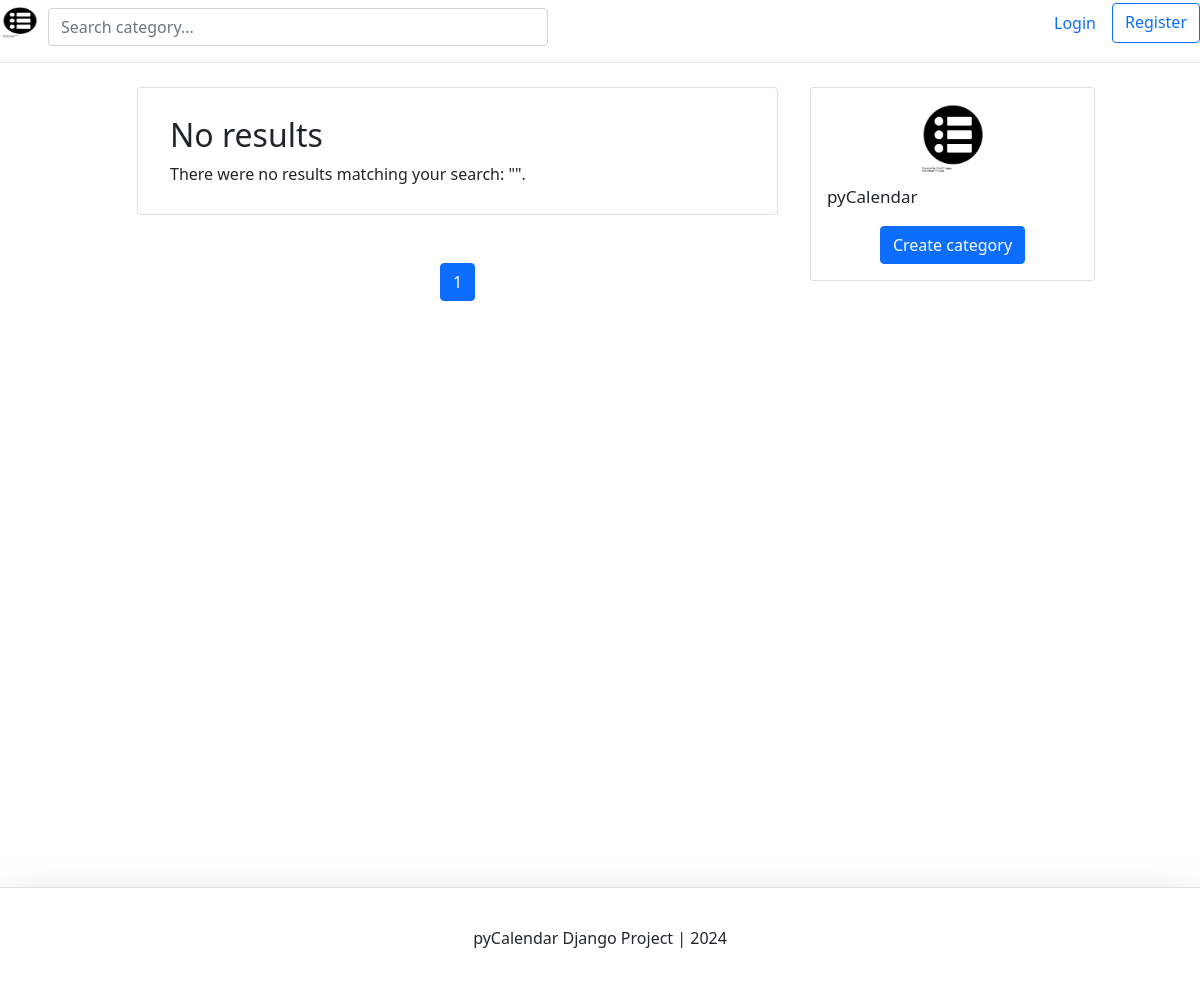
The app's page /?page=3, older data.
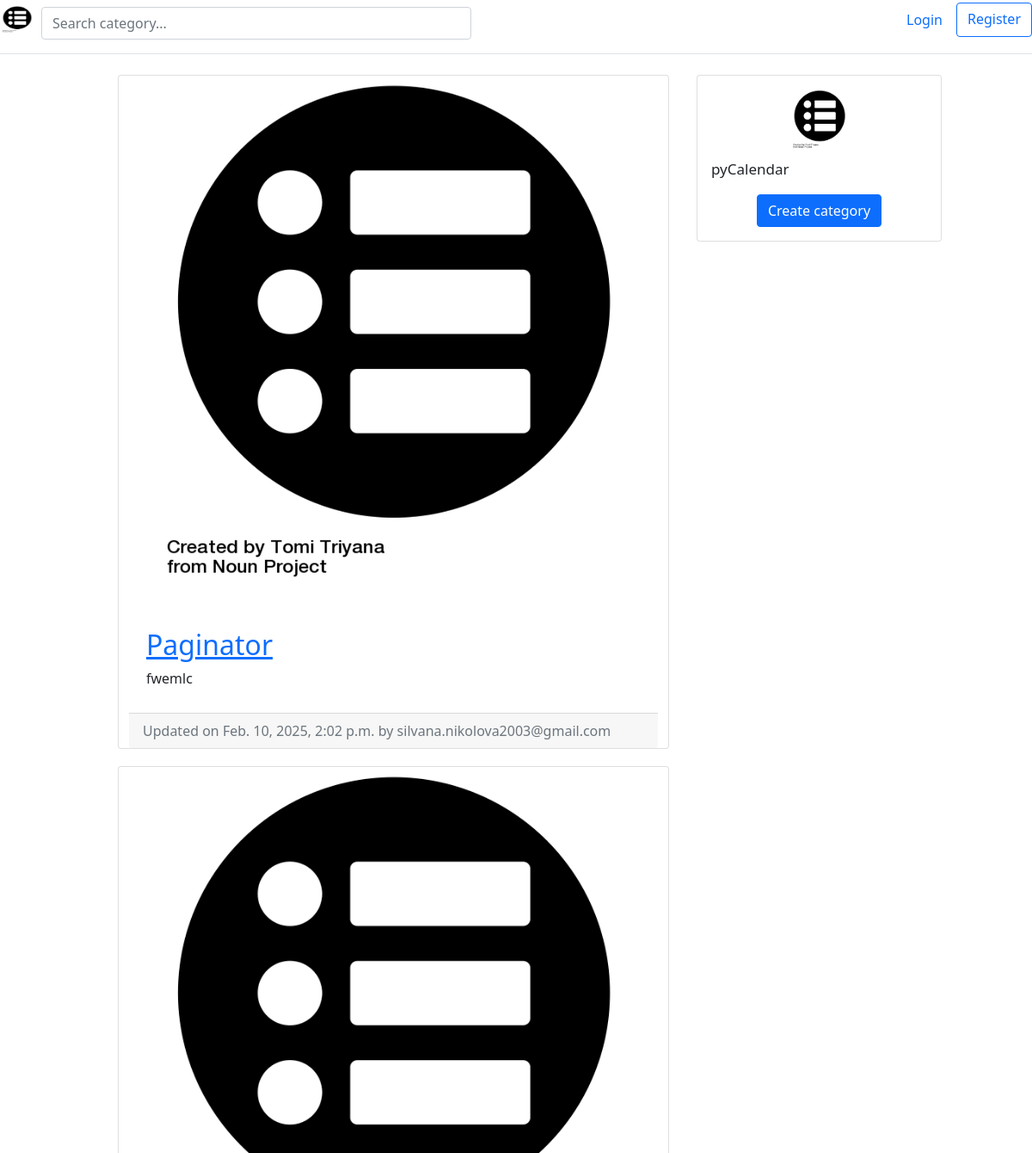
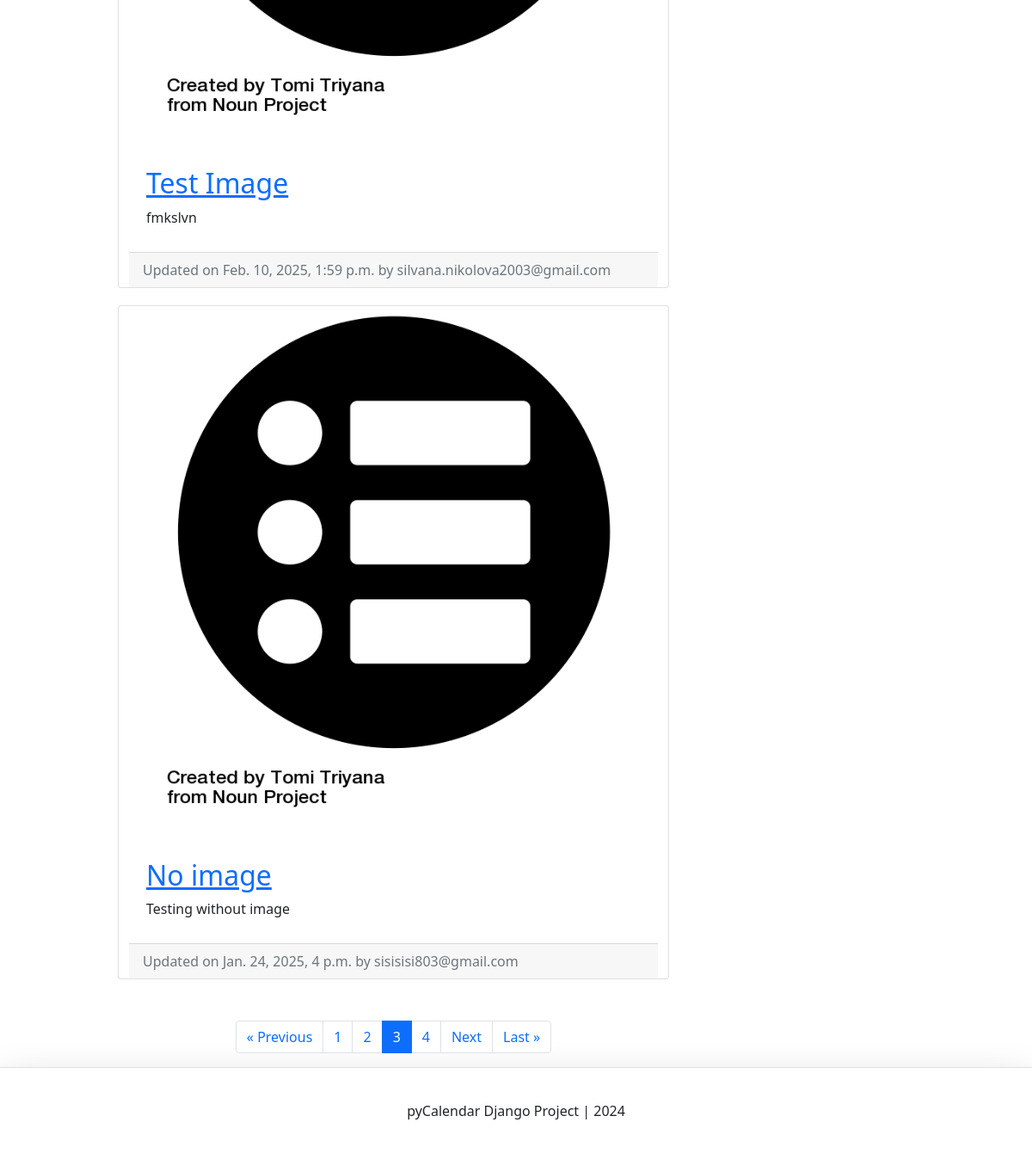
The same page, newer data (2 pictures, top to bottom).
### event/models.py (models this page shows, shortened)
class EventCategory(models.Model):
    PRIORITY = [
        ("H", "High"),
        ("M", "Medium"),
        ("L", "Low"),
    ]
    name = models.CharField(max_length=60, null=False, blank=False)
    description = models.TextField(max_length=255, null=False, blank=False)
    priority = models.CharField(max_length=10, choices=PRIORITY)
    image = models.ImageField(upload_to=upload_location, default='default/default_category_logo.png') ## TODO Test
    created_user = models.ForeignKey(settings.AUTH_USER_MODEL, on_delete=models.CASCADE)
    created_date = models.DateTimeField(auto_now_add=True, verbose_name="date created")
    updated_date = models.DateTimeField(auto_now=True, verbose_name="date updated")
    slug = models.SlugField(blank=True, unique=True)

### account/models.py (models this page shows, shortened)
class Account(AbstractBaseUser):
    email = models.EmailField(verbose_name="email", max_length=60, unique=True)
    username = models.CharField(max_length=30, unique=True)
    date_joined = models.DateTimeField(verbose_name="date joined", auto_now_add=True)
    last_login = models.DateTimeField(verbose_name="last login", auto_now_add=True)
    is_admin = models.BooleanField(default=False)
    is_active = models.BooleanField(default=True)
    is_staff = models.BooleanField(default=False)
    is_superuser = models.BooleanField(default=False)
    USERNAME_FIELD = 'email' #С какво да се логват потребителите
    REQUIRED_FIELDS = ['username',] #Какви полета е задължително да попълни потребителят, за да се регистрира
    objects = MyAccountManager()
    def __str__(self):
        return self.email

### personal/views.py (the view)
# urls.py: path('', home_screen_view, name='home'),
def home_screen_view(request):
    context = {}
    query = ""
    if request.GET:
        query = request.GET.get('q', '')
        context['query'] = str(query)
    category_list = sorted(get_category_queryset(query), key=attrgetter('updated_date'), reverse=True)
    page = request.GET.get('page', 1)
    category_paginator = Paginator(category_list, CATEGORY_PER_PAGE)
    try:
        category_list = category_paginator.page(page)
    except PageNotAnInteger:
        category_list = category_paginator.page(CATEGORY_PER_PAGE)
    except EmptyPage:
        category_list = category_paginator.page(category_paginator.num_pages)
    context['category_list'] = category_list
    return render(request, "personal/home.html", context)

### event/views.py (called while the page is built)
def get_category_queryset(query=None):
    queryset = []
    queries = query.split(" ") #New category -> ['New', 'category']
    for q in queries:
        category_list = EventCategory.objects.filter(
            Q(name__icontains=q) |
            Q(description__icontains=q)
        ).distinct()
        queryset.extend(category_list)
    return list(set(queryset))

### personal/templates/personal/home.html (shortened to what this page needs)
{% extends 'base.html' %}
{% block content %}
{% load static %}
<div class="container">
	<div class="row">
		<div class="left-column col-lg-7 offset-lg-1">
			{% if category_list %}
				{% for category in category_list %}
					<div class="blog-post-container">
						{% include 'event/snippets/category_snippet.html' with category=category %}
					</div>
				{% endfor %}
			{% else %}
				<div class="blog-post-container">
					{% include 'event/snippets/category_snippet.html' with query=query %}
				</div>
			{% endif %}
		 	{% include 'event/snippets/category_pagination.html' with category_list=category_list %}
		</div>
		<div class="right-column col-lg-3 d-lg-flex d-none flex-column">
			<div class="card create-post-bar d-flex flex-column p-3">
				<img class="img-fluid d-block m-auto pb-2" src="{% static 'category_logo.png' %}" width="72" height="72">
				<p class="lead">pyCalendar</p>
				<p class="m-auto"><a class="btn btn-primary" href="{% url 'event:create-category' %}">Create category</a></p>
			</div>
		</div>
	</div>
</div>
{% endblock content %}

### templates/base.html (shortened to what this page needs)
<!DOCTYPE html>
<html>
  <head>
    <link href="https://cdn.jsdelivr.net/npm/fullcalendar@5.10.1/main.min.css" rel="stylesheet">
    <link href="https://cdn.jsdelivr.net/npm/bootstrap@5.1.3/dist/css/bootstrap.min.css" rel="stylesheet" />
    {% include 'snippets/header.html' %}
  </head>
  <body>
     <div class="main">
        {% block content %}
        {% endblock content %}
     </div>
     {% include 'snippets/footer.html' %}
    </body>
</html>

### templates/snippets/header.html (shortened to what this page needs)
{% load static %}
<div class="d-flex flex-column flex-md-row align-items-center pb-3 mb-4 border-bottom">
      <a href="/" class="d-flex align-items-center link-body-emphasis text-decoration-none">
        <img src="{% static 'category_logo.png' %}" width="40" height="32" class="me-2" viewBox="0 0 118 94">
      </a>
      <div class="search-bar mt-sm-2 mr-2">
        <form method="get">
          <input type="text" class="form-control" name="q" id="id_q" placeholder="Search category...">
        </form>
      </div>
      <nav class="d-inline-flex mt-2 mt-md-0 ms-md-auto">
        {% if request.user.is_authenticated %}
            <a class="me-3 py-2 link-body-emphasis text-decoration-none" href="{% url 'home' %}">Home</a>
            <div class="dropdown">
                <button class="btn btn-secondary dropdown-toggle" type="button" id="dropdownMenuButton" data-bs-toggle="dropdown" aria-expanded="false">
                    Menu
                </button>
                <ul class="dropdown-menu" aria-labelledby="dropdownMenuButton">
                    <li><a class="dropdown-item" href="{% url 'account' %}">⚙ Settings</a></li>
                    <li><a class="dropdown-item" href="{% url 'event_calendar:event_calendar' %}">📅 Calendar</a></li>
                    <li><hr class="dropdown-divider"></li>
                    <li><a class="dropdown-item text-danger" href="{% url 'logout' %}">🚪 Logout</a></li>
                </ul>
            </div>
        {% else %}
            <a class="me-3 py-2 link-body-emphasis text-decoration-none" href="{% url 'login' %}">Login</a>
            <a class="btn btn-outline-primary" href="{% url 'register' %}">Register</a>
        {% endif %}
      </nav>
</div>

### event/templates/event/snippets/category_snippet.html (shortened to what this page needs)
{% load static %}
{% if category %}
<div class="container">
	<div class="row">
		<div class="card m-auto">
			<a href="{% url 'event:detail-category' category.slug %}">
				<img class="card-img-top" src="{{category.image.url}}">
			</a>
			<div class="card-body mt-2 mb-2">
				<a href="{% url 'event:detail-category' category.slug %}">
					<h2 class="card-title">{{category.name}}</h2>
				</a>
				<p class="card-text">{{category.description|safe|truncatechars:180}}</p>
			</div>
			<div class="card-footer text-muted">
			  Updated on {{category.updated_date}} by {{category.created_user}}
			</div>
		</div>
	</div>
</div>
{% else %}
<div class="container">
	<div class="row">
		<div class="card m-auto">
			<div class="card-body mt-2 mb-2">
				<h2 class="card-title">No results</h2>
				<p class="card-text">There were no results matching your search: "{{query}}".</p>
			</div>
		</div>
	</div>
</div>
{% endif %}

### event/templates/event/snippets/category_pagination.html
<div class="d-flex flex-column m-auto pagination mt-5">
<nav aria-label="Page navigation">
<ul class="pagination pg-grey justify-content-center">
	{% if category_list.has_previous %}
        <li class="page-item">
		  <a class="page-link" href="?{% if query %}q={{query}}&{% endif %}page={{ category_list.previous_page_number }}">&laquo; Previous</a>
		</li>
    {% endif %}
	{% for i in category_list.paginator.page_range %}
		{% if category_list.number == i %}
			<li class="page-item active"><a class="page-link">{{ i }}</a></li>
		{% else %}
			<li class="page-item" ><a class="page-link" href="?{% if query %}q={{query}}&{% endif %}page={{ i }}">{{ i }}</a></li>
		{% endif %}
	{% endfor %}
    {% if category_list.has_next %}
    	<li class="page-item">
		  <a class="page-link" href="?{% if query %}q={{query}}&{% endif %}page={{ category_list.next_page_number }}">Next</a>
		</li>
		<li class="page-item">
		  <a class="page-link"  href="?{% if query %}q={{query}}&{% endif %}page={{ category_list.paginator.num_pages }}">Last &raquo;</a>
		</li>
    {% endif %}
</ul>
</nav>
</div>

### templates/snippets/footer.html (shortened to what this page needs)
<div class="d-flex flex-row allign-items-center footer bg-white border-top shadow-lg">
  <p class="m-auto">pyCalendar Django Project | 2024</p>
</div>

### templates/snippets/header.html (style rules this page uses)
body { background-image: linear-gradient(180deg, var(--bs-secondary-bg), var(--bs-body-bg) 100px, var(--bs-body-bg)); }
.search-bar { max-width: 500px; width: 100%; }
form { width: 100%; }

### templates/base.html (style rules this page uses)
.main { min-height: 100vh; height: 100%; }

### personal/templates/personal/home.html (style rules this page uses)
@media (min-width: 768px) { .right-column { margin-left: 20px; } }
.blog-post-container { margin-bottom: 20px; width: 100%; }
.create-post-bar { background-color: #fff; margin-bottom:20px; }
.left-column { padding:0px; }
.right-column { padding:0px; }
.lead { font-size: 17px; }

### event/templates/event/snippets/category_snippet.html (style rules this page uses)
.card { max-width: 700px; width: 100%; }
.card-body { padding: 20px; }

### templates/snippets/footer.html (style rules this page uses)
.footer { min-height: 100px; }

Row changes from the older to the newer data that the page shows:
added EventCategory: image (picture), name "Paginator", description "fwemlc", updated_date "Feb. 10, 2025, 2:02 p.m.", created_user "silvana.nikolova2003@gmail.com"
added EventCategory: image (picture), name "Test Image", description "fmkslvn", updated_date "Feb. 10, 2025, 1:59 p.m.", created_user "silvana.nikolova2003@gmail.com"
added EventCategory: image (picture), name "No image", description "Testing without image", updated_date "Jan. 24, 2025, 4 p.m.", created_user "sisisisi803@gmail.com"
Text that changed along with them:
text no longer shown: "No results There were no results matching your search: \" \"."
text now shown: "« Previous Next Last »"
list line gone: "1"
new list line: "1"
new list line: "2"
new list line: "3"
new list line: "4"
